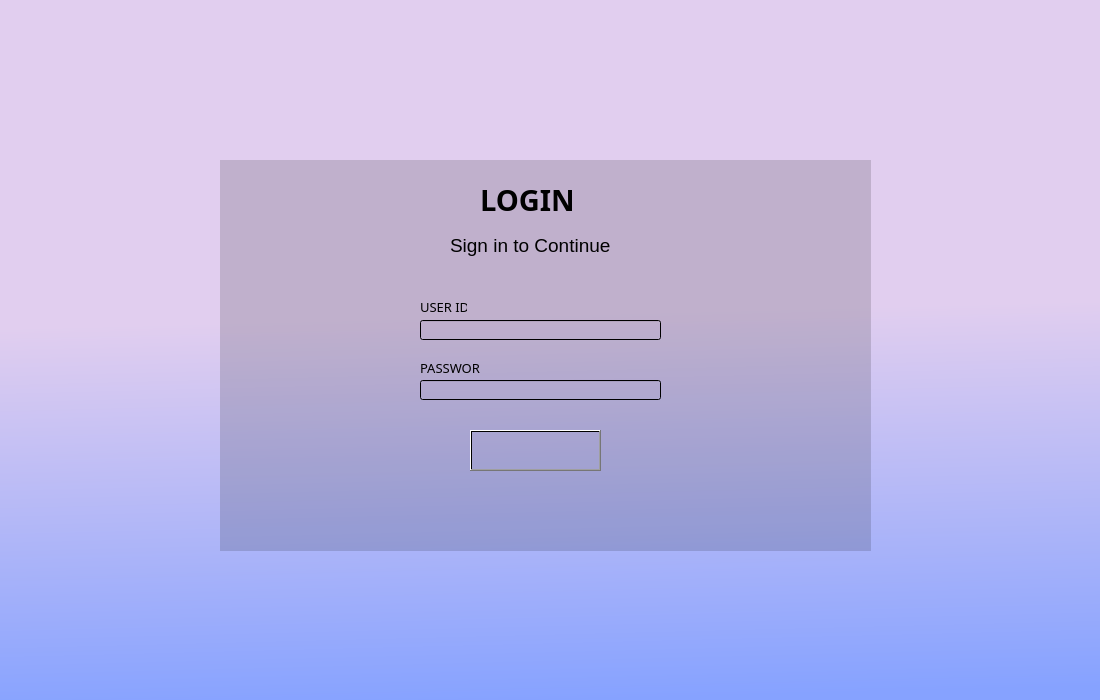
<?xml version="1.0" encoding="UTF-8"?>
<ui version="4.0">
 <class>Dialog</class>
 <widget class="QDialog" name="Dialog">
  <property name="geometry">
   <rect>
    <x>0</x>
    <y>0</y>
    <width>1100</width>
    <height>700</height>
   </rect>
  </property>
  <property name="windowTitle">
   <string>Dialog</string>
  </property>
  <property name="styleSheet">
   <string notr="true">background-color: qlineargradient(spread:pad, x1:0.511, y1:1, x2:0.488955, y2:0.449, stop:0 rgba(134, 162, 255, 255), stop:1 rgba(225, 206, 239, 255));</string>
  </property>
  <widget class="QWidget" name="widget" native="true">
   <property name="geometry">
    <rect>
     <x>220</x>
     <y>160</y>
     <width>651</width>
     <height>391</height>
    </rect>
   </property>
   <property name="styleSheet">
    <string notr="true">background-color: qlineargradient(spread:pad, x1:0.96, y1:0.955, x2:1, y2:1, stop:1 rgba(0, 0, 0, 37));</string>
   </property>
   <widget class="QLabel" name="label_2">
    <property name="geometry">
     <rect>
      <x>230</x>
      <y>70</y>
      <width>161</width>
      <height>31</height>
     </rect>
    </property>
    <property name="font">
     <font>
      <pointsize>14</pointsize>
     </font>
    </property>
    <property name="styleSheet">
     <string notr="true">background-color: qlineargradient(spread:pad, x1:0.96, y1:0.955, x2:1, y2:1, stop:1 rgba(0, 0, 0, 0));</string>
    </property>
    <property name="text">
     <string>Sign in to Continue</string>
    </property>
   </widget>
   <widget class="QLabel" name="label">
    <property name="geometry">
     <rect>
      <x>260</x>
      <y>20</y>
      <width>93</width>
      <height>40</height>
     </rect>
    </property>
    <property name="font">
     <font>
      <family>Segoe UI Black</family>
      <pointsize>22</pointsize>
      <weight>75</weight>
      <bold>true</bold>
     </font>
    </property>
    <property name="styleSheet">
     <string notr="true">background-color: qlineargradient(spread:pad, x1:0.96, y1:0.955, x2:1, y2:1, stop:1 rgba(0, 0, 0, 0));</string>
    </property>
    <property name="text">
     <string>LOGIN</string>
    </property>
   </widget>
   <widget class="QLineEdit" name="lineEdit">
    <property name="geometry">
     <rect>
      <x>200</x>
      <y>160</y>
      <width>241</width>
      <height>20</height>
     </rect>
    </property>
    <property name="styleSheet">
     <string notr="true">background-color: qlineargradient(spread:pad, x1:0.96, y1:0.955, x2:1, y2:1, stop:1 rgba(0, 0, 0, 0));</string>
    </property>
   </widget>
   <widget class="QLabel" name="label_3">
    <property name="geometry">
     <rect>
      <x>200</x>
      <y>140</y>
      <width>47</width>
      <height>13</height>
     </rect>
    </property>
    <property name="font">
     <font>
      <family>MS Gothic</family>
      <pointsize>10</pointsize>
     </font>
    </property>
    <property name="styleSheet">
     <string notr="true">background-color: qlineargradient(spread:pad, x1:0.96, y1:0.955, x2:1, y2:1, stop:1 rgba(0, 0, 0, 0));</string>
    </property>
    <property name="text">
     <string>USER ID</string>
    </property>
   </widget>
   <widget class="QLabel" name="label_4">
    <property name="geometry">
     <rect>
      <x>200</x>
      <y>200</y>
      <width>61</width>
      <height>16</height>
     </rect>
    </property>
    <property name="font">
     <font>
      <family>MS Gothic</family>
      <pointsize>10</pointsize>
     </font>
    </property>
    <property name="styleSheet">
     <string notr="true">background-color: qlineargradient(spread:pad, x1:0.96, y1:0.955, x2:1, y2:1, stop:1 rgba(0, 0, 0, 0));</string>
    </property>
    <property name="text">
     <string>PASSWORD</string>
    </property>
   </widget>
   <widget class="QLineEdit" name="lineEdit_2">
    <property name="geometry">
     <rect>
      <x>200</x>
      <y>220</y>
      <width>241</width>
      <height>20</height>
     </rect>
    </property>
    <property name="styleSheet">
     <string notr="true">background-color: qlineargradient(spread:pad, x1:0.96, y1:0.955, x2:1, y2:1, stop:1 rgba(0, 0, 0, 0));</string>
    </property>
   </widget>
   <widget class="QPushButton" name="pushButton">
    <property name="geometry">
     <rect>
      <x>250</x>
      <y>270</y>
      <width>131</width>
      <height>41</height>
     </rect>
    </property>
    <property name="styleSheet">
     <string notr="true">background-color: qlineargradient(spread:pad, x1:0.96, y1:0.955, x2:1, y2:1, stop:1 rgba(0, 0, 0, 0));
image: url(:/newPrefix/Department Examination Management Application Light Version Icon Pack/Login.png);</string>
    </property>
    <property name="text">
     <string/>
    </property>
   </widget>
  </widget>
 </widget>
 <resources>
  <include location="../Logo.qrc"/>
 </resources>
 <connections/>
</ui>
